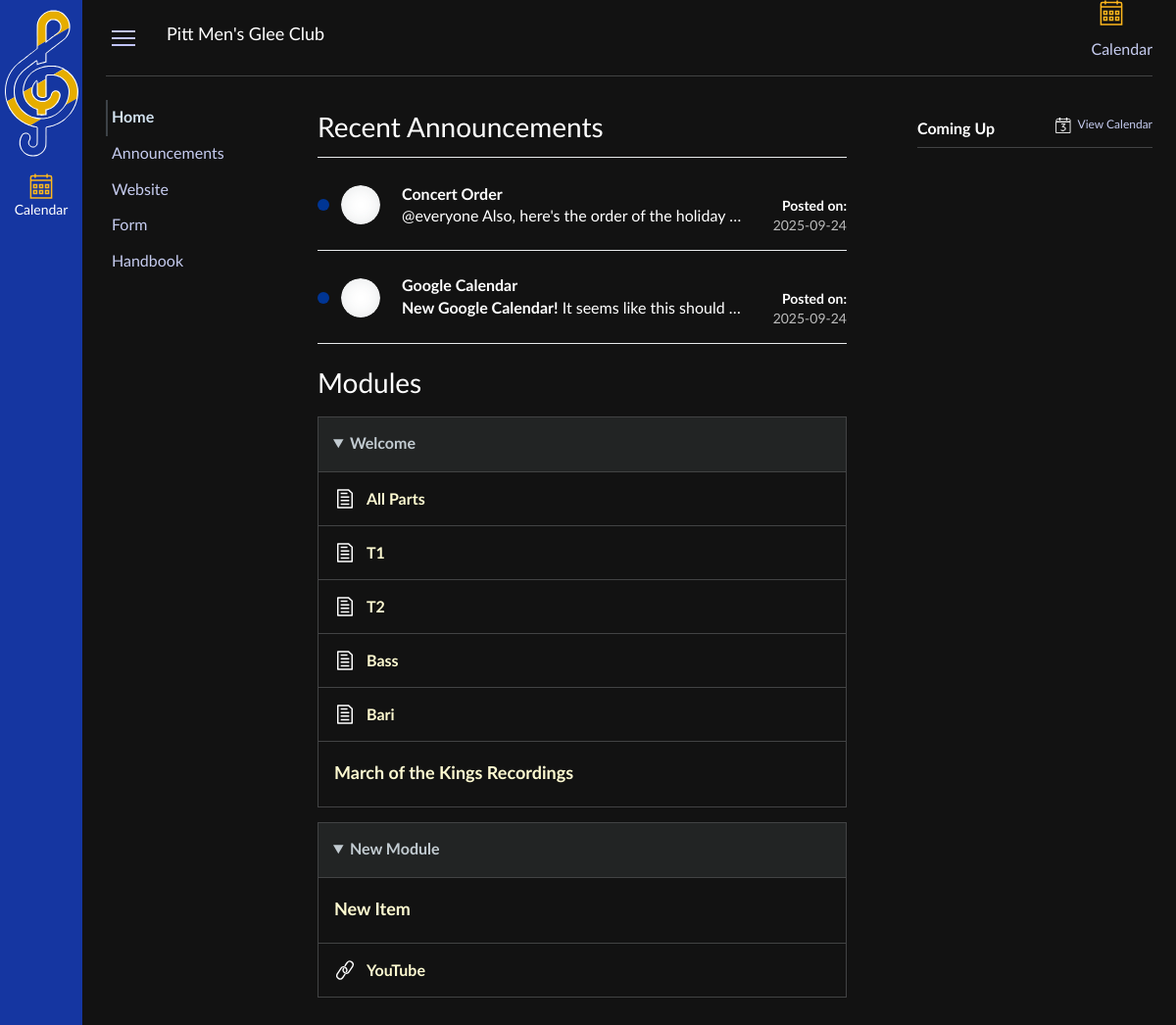
Before: / with the older database file.
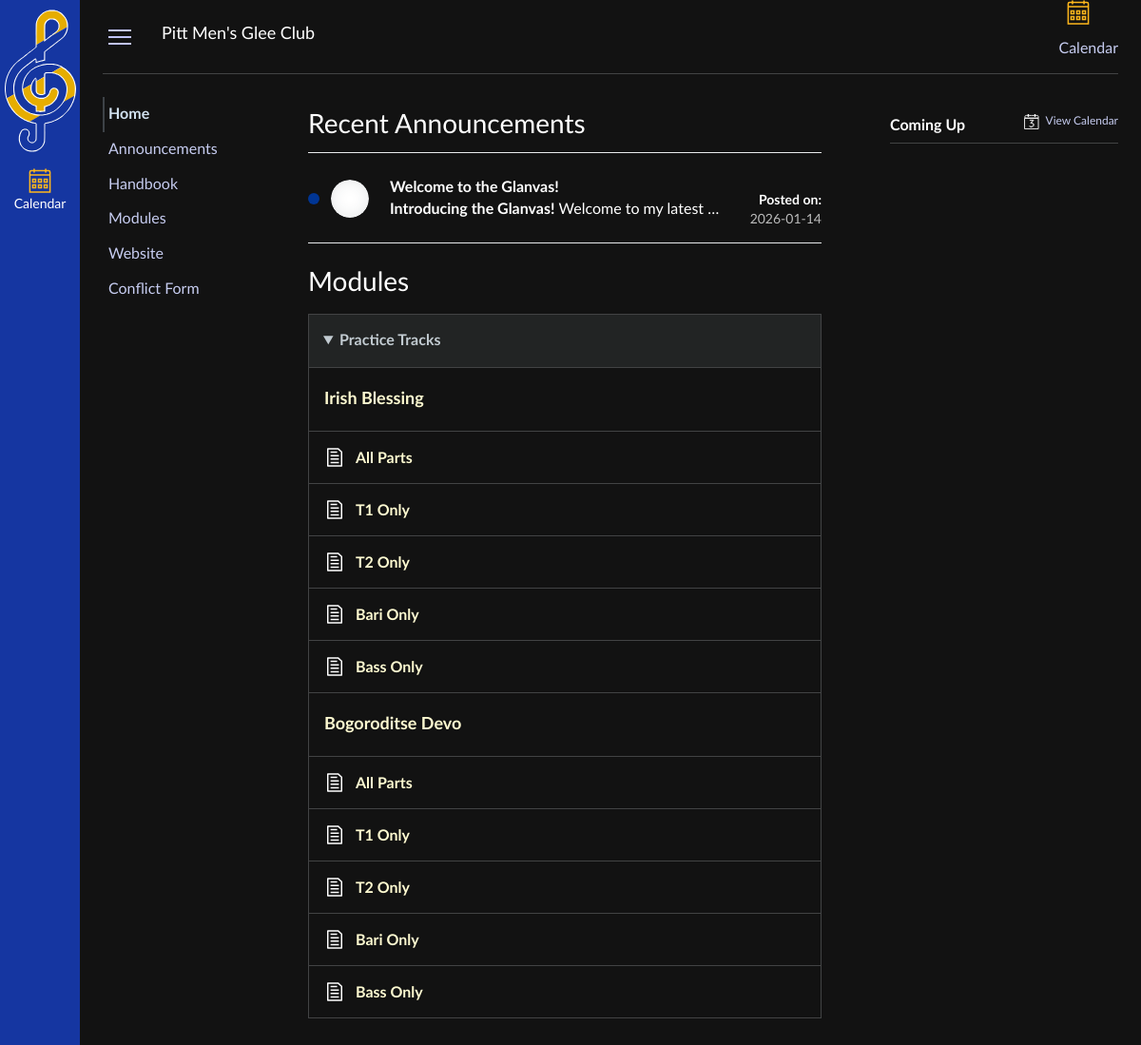
After: the same page with the newer database file.
### models.py (models this page shows)
class Link(Base):
    __tablename__ = "Links"
    id = Column("id", Integer, primary_key=True, autoincrement=True)
    position = Column("position", Integer, nullable=False)
    display_name = Column("display_name", String, nullable=False)
    type = Column("type", String, nullable=False)
    url = Column("url", String, nullable=False)
    def toJSON(self):
        return {
            "id":self.id,
            "position":self.position,
            "display_name": self.display_name,
            "type": self.type,
            "url" : self.url
        }

class Announcement(Base):
    __tablename__ = "Announcements"
    id = Column("id", Integer, primary_key=True, autoincrement=True)
    author = Column("author", String, nullable=False)
    title = Column("title", String, nullable=False)
    date_posted = Column("date_posted", DateTime, nullable=False,default=datetime.datetime.now(datetime.timezone.utc))
    content = Column("content", String, nullable=False)
    def toJSON(self):
        return {
            "id": self.id,
            "author": self.author,
            "title": self.title,
            "date_posted": self.date_posted,
            "content" : self.content
        }

class Module(Base):
    __tablename__ = "Modules"
    id = Column("id", Integer, primary_key=True, autoincrement=True)
    position = Column("position", Integer, nullable=False)
    display_name = Column("display_name", String, nullable=False)
    hidden = Column("hidden", Boolean, nullable=False)
    def toJSON(self):
        return {
            "id": self.id,
            "position": self.position,
            "display_name": self.display_name,
            "hidden" : self.hidden
        }

class Item(Base):
    __tablename__ = "Items"
    id = Column("id", Integer, primary_key=True, autoincrement=True)
    module_id = Column("module_id", Integer, nullable=False)
    position = Column("position", Integer, nullable=False)
    type = Column("type", String, nullable=False)
    display = Column("display", String, nullable=False)
    url = Column("url", String, nullable=True)
    hidden = Column("hidden", Boolean, nullable=False)
    def toJSON(self):
        return {
            "id": self.id,
            "module_id": self.module_id,
            "position": self.position,
            "type": self.type,
            "display": self.display,
            "url": self.url,
            "hidden": self.hidden
        }

### main.py (the view)
@app.route("/")
def home():
    links = sqlSession.getLinksJSON()
    modules = sqlSession.getModulesJSON()
    for module in modules:
        module['blocks'] = sqlSession.getItemsJSON(module['id'])
    announcements = sqlSession.getAnnouncementsJSON()[0:3]
    calendarItems = sqlSession.getCalendarItemsJSON()
    return render_template("home.html", links=links, modules=modules, announcements=announcements, calendarItems=calendarItems)

### session.py (called while the page is built)
    def getLinksJSON(self) -> list[dict[str, Any]]:
        links = self.session.query(Link).order_by(Link.position).all()
        obj = []
        for link in links:
            obj.append(link.toJSON())
        return obj

    def getModulesJSON(self) -> list[dict[str, Any]]:
        modules = self.session.query(Module).order_by(Module.position).all()
        obj = []
        for module in modules:
            obj.append(module.toJSON())
        return obj

    def getItemsJSON(self, id) -> list[dict[str, Any]]:
        items = self.session.query(Item).filter_by(module_id=id).order_by(Item.position).all()
        obj = []
        for item in items:
            obj.append(item.toJSON())
        return obj

    def getAnnouncementsJSON(self) -> list[dict[str, Any]]:
        announcements = self.session.query(Announcement).order_by(desc(Announcement.date_posted)).all()
        obj = []
        for announcement in announcements:
            announcement.date_posted = announcement.date_posted.date()
            obj.append(announcement.toJSON())
        return obj

### templates/home.html (shortened to what this page needs)
{% extends "index.html" %}
{% block sidebar_links %}
    {% for link in links %}
        {% if link.type == 'external' %}
            <li><a link-id="{{ link.id }}" href="{{ link.url }}" target="_blank">{{ link.display_name }}</a></li>
        {% elif link.type == 'page' %}
            <li><a link-id="{{ link.id }}" href="{{ url_for('page', id= link.url) }}">{{ link.display_name }}</a></li>
        {% elif link.type == 'internal' %}
            <li><a link-id="{{ link.id }}" href="{{ url_for(link.url) }}">{{ link.display_name }}</a></li>
        {% elif link.type == 'file' %}
            <li><a link-id="{{ link.id }}" href="{{ url_for('file', key= link.url) }}">{{ link.display_name }}</a></li>
        {% else %}
            <li><a link-id="{{ link.id }}">Failed</a></li>
        {% endif %}
    {% endfor %}
{% endblock %}
{% block right_display %}
{% endblock %}
{% block main_content %}
    <div id="announcements">
        <h2>Recent Announcements</h2>
        {% for announcement in announcements %}
            <div class="announcement" announcement-id="{{ announcement.id }}">
                <span>
                    <span class="circle"></span>
                </span>
                <div class="author">
                    <span>
                    </span>
                </div>
                <div class="content">
                    <a href="{{ url_for('announcement', id=announcement.id) }}">
                        <h3>
                            {{ announcement.title }}
                        </h3>
                    </a>
                    <div class="content-body">
                        {{ announcement.content | safe }}
                    </div>
                </div>
                <div class="meta">
                    <div class="actions">
                    </div>
                    <div>
                        <div>
                            <span>
                                <p>Posted on:</p>
                            </span>
                            <span>
                                <p>{{ announcement.date_posted }}</p>
                            </span>
                        </div>
                    </div>
                </div>
            </div>
        {% endfor %}
    </div>
    <div id="modules">
        <h2>Modules</h2>
        {% for module in modules %}
            <div class="module" module-id="{{ module.id }}" {% if module.hidden %} style="display:none" {% endif %}>
                <details open>
                    <summary> {{ module.display_name }}</summary>
                    <ul class="module-items">
                        {% for item in module.blocks %}
                            <li class="module-{{item.type}}" item-id="{{ item.id }}" {% if item.hidden %} style="display:none" {% endif %}>
                                <span></span>
                                {% if item.type == "header" %}
                                    <h3>{{ item.display }}</h3>
                                {% elif item.type == "link"%}
                                    <a href="{{ item.url }}" target="_blank">{{ item.display }}</a>
                                {% elif item.type == "file" %}
                                    <a href="{{ url_for('file', key=item.url) }}">{{ item.display }}</a>
                                {% elif item.type == "music" %}
                                    <a href="{{ url_for('music', key=item.url) }}">{{ item.display }}</a>
                                {% elif item.type == "page" %}
                                    <a href="{{ url_for('page', id= item.url) }}">{{ item.display }}</a>
                                {% endif %}
                            </li>
                        {% endfor %}
                    </ul>
                </details>
            </div>
        {% endfor %}
    </div>
{% endblock %}

Changed rows visible on the page:
removed Announcement: title "Concert Order", content "@everyone Also, here's the order of the holiday…", date_posted "2025-09-24"
removed Announcement: title "Google Calendar", content "New Google Calendar! It seems like this should…", date_posted "2025-09-24"
removed Module: display_name "New Module"
removed Item: display "New Item", shown under "New Module"
removed Item: display "YouTube", shown under "New Module"
changed Link "Handbook": moves up the list
added Link: display_name "Modules"
changed Link: display_name "Form" → "Conflict Form"
added Announcement: title "Welcome to the Glanvas!", content "Introducing the Glanvas! Welcome to my latest…", date_posted "2026-01-14"
changed Module: display_name "Welcome" → "Practice Tracks"
changed Item: display "March of the Kings Recordings" → "Irish Blessing"; moves up the list
changed Item (number 3 of 12 on the later page): display "T1" → "T1 Only"
changed Item (number 4 of 12 on the later page): display "T2" → "T2 Only"
changed Item (number 5 of 12 on the later page): display "Bari" → "Bari Only"; moves down the list
changed Item (number 6 of 12 on the later page): display "Bass" → "Bass Only"
added Item: display "Bogoroditse Devo"
added Item: display "All Parts"
added Item: display "T1 Only"
added Item: display "T2 Only"
added Item: display "Bari Only"
added Item: display "Bass Only"
